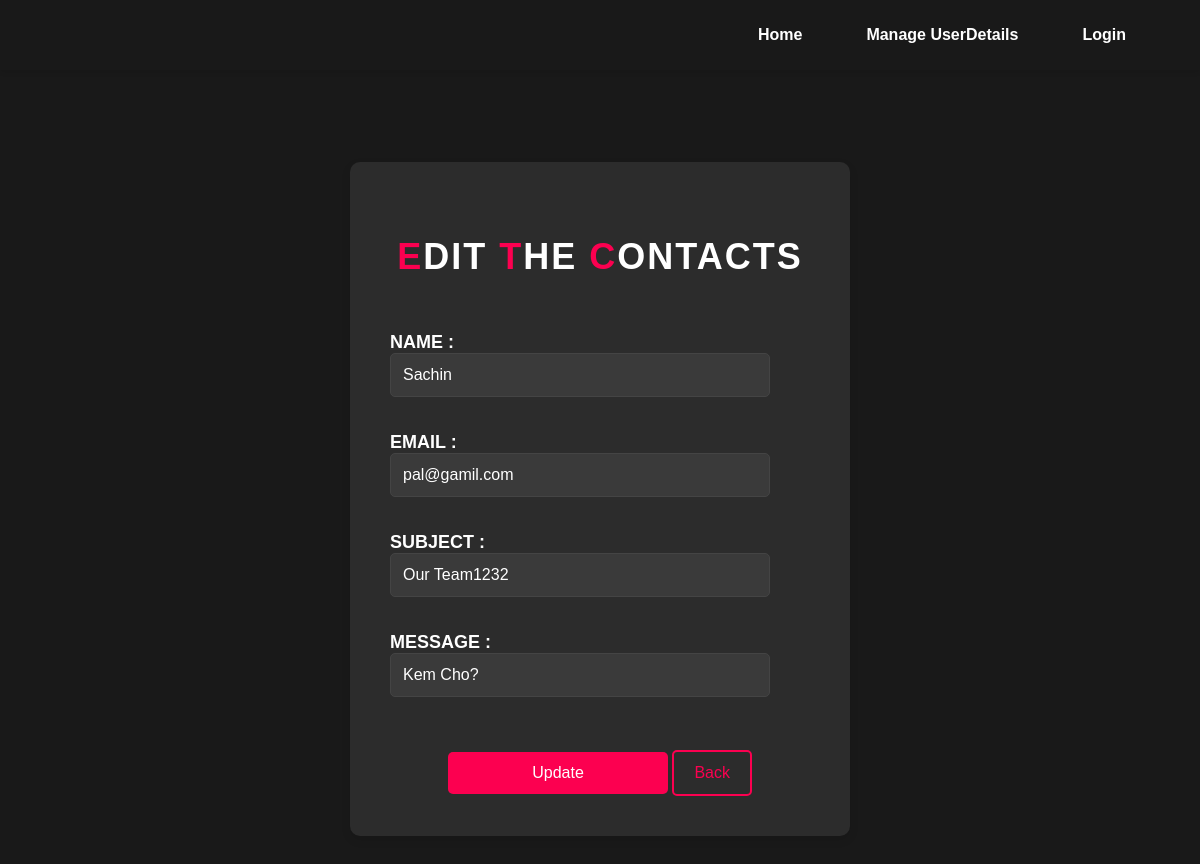
Screenshot of /ADMIN/c_Edit.php?no=2 with the database file from the repository.
### tables this page shows
CREATE TABLE `tbl_contact` (
  `no` int(225) NOT NULL,
  `name` varchar(80) NOT NULL,
  `email` varchar(80) NOT NULL,
  `subject` varchar(80) NOT NULL,
  `message` varchar(80) NOT NULL
);

### ADMIN/c_Edit.php (the view, shortened to what this page needs)
<?php include 'includes/header.php'; ?>
<?php
    include("config.php");
    ?>
<?php
if (isset($_GET['no'])) {
    $no = $_GET['no'];
    $sel = "SELECT * FROM tbl_contact WHERE no='$no'";
    $result = mysqli_query($con, $sel);
    $row = mysqli_fetch_array($result);
}
?>
<html>
    <head>
        <link rel="stylesheet" href="css/style.css">
    </head>
<br><br><br><br>
<body>
    <div class="form-container">
        <form method="post">
            <h2><u><span>E</span>DIT <span>T</span>HE <span>C</span>ONTACTS</u></h2>
            <h4>NAME : <input type="text" name="name" value="<?php echo $row['name']; ?>"></h4>
            <h4>EMAIL : <input type="email" name="email" value="<?php echo $row['email']; ?>"></h4>
            <h4>SUBJECT : <input type="text" name="subject" value="<?php echo $row['subject']; ?>"></h4>
            <h4>MESSAGE : <input type="text" name="message" value="<?php echo $row['message']; ?>"></h4>
            <button type="submit" name="btn_update">Update</button>
            <a href="c_Action.php" class="btn_back">Back</a>
        </form>
    </div>
</body>
</html>
<br><br><br>

### ADMIN/css/style.css (style rules this page uses)
* { padding:0; margin:0; box-sizing:border; font-family:'Poppins',sans-serif; text-decoration: none; list-style: none; scroll-behavior: smooth; }
* { margin: 0; padding: 0; box-sizing: border-box; font-family: "Poppins", sans-serif; }

### ADMIN/c_Edit.php (style rules this page uses)
body { background-color: #191919; font-family: 'Segoe UI', Tahoma, Geneva, Verdana, sans-serif; margin: 0; padding: 0; }
h2 { font-size: 36px; font-weight: bold; color: #fff; margin: 30px 0; text-align: center; text-transform: uppercase; letter-spacing: 2px; line-height: 1.4; padding-bottom: 20px; }
h2 span { color: #fc0050; }
h4 { font-size: 18px; color: #fff; margin-bottom: 15px; text-align: left; }
input[type="text"], input[type="email"], input[type="password"] { margin-bottom: 20px; padding: 12px; border: 1px solid #ccc; border-radius: 5px; font-size: 16px; width: 100%; max-width: 400px; box-sizing: border-box; background-color: #2c2c2c; color: #fff; transition: border-color 0.3s, box-shadow 0.3s ease; }
button { background-color: #fc0050; color: white; border: none; padding: 12px 20px; border-radius: 5px; cursor: pointer; font-size: 16px; width: 220px; margin-top: 20px; transition: background-color 0.3s, transform 0.2s; text-align: center; }
.btn_back { display: inline-block; margin-top: 10px; padding: 12px 20px; border-radius: 5px; background-color: transparent; color: #fc0050; border: 2px solid #fc0050; font-size: 16px; text-decoration: none; cursor: pointer; transition: background-color 0.3s, transform 0.2s; }
.form-container { background-color: #2c2c2c; padding: 40px; margin: 30px auto; border-radius: 10px; box-shadow: 0 4px 10px rgba(0, 0, 0, 0.1); max-width: 500px; width: 100%; text-align: center; }
.form-container h2 { margin-bottom: 30px; }
.form-container h4 { margin-bottom: 15px; }
.form-container input { margin-bottom: 20px; padding: 10px; width: 100%; max-width: 380px; border-radius: 5px; font-size: 16px; background-color: #3a3a3a; border: 1px solid #ccc; color: #fff; }
.form-container input[type="text"], .form-container input[type="email"], .form-container input[type="password"] { margin-bottom: 20px; padding: 12px; border-radius: 5px; background-color: #3a3a3a; border: 1px solid #444; font-size: 16px; }

### rows the page displays
tbl_contact: name "Sachin", email "pal@gamil.com", subject "Our Team1232", message "Kem Cho?"
